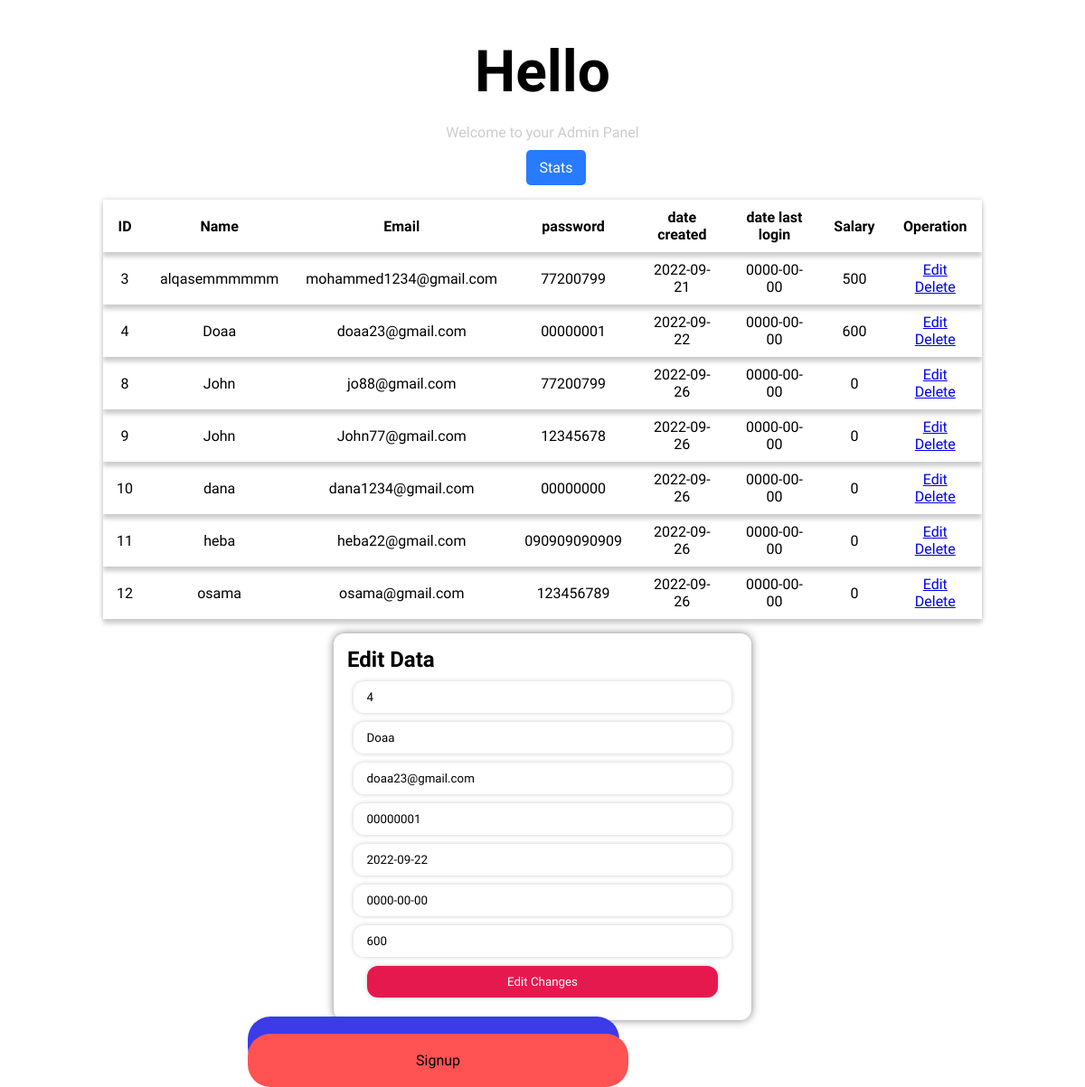
Screenshot of /main/index.php?edit=4 with the database file from the repository.
### tables this page shows
CREATE TABLE `user` (
  `id` int(50) NOT NULL,
  `firstname` varchar(100) NOT NULL,
  `middlename` varchar(100) NOT NULL,
  `lastname` varchar(100) NOT NULL,
  `familyname` varchar(100) NOT NULL,
  `email` varchar(100) NOT NULL,
  `password` varchar(100) NOT NULL,
  `phone` bigint(100) NOT NULL,
  `dob` varchar(100) NOT NULL,
  `date_created` date NOT NULL,
  `date_lastLogged` date NOT NULL,
  `role` varchar(100) NOT NULL,
  `salary` int(100) NOT NULL
);

### main/index.php (the view, shortened to what this page needs)
<?php
    require_once("../includes/connection.php");
?>
<!DOCTYPE html>
<html lang="en">
<head>
    <link rel="stylesheet" href="../css/style.css">
</head>
<body>
    <section id="home" class="homeContainer">
        <div class="welcomeContainer">
            <div class="welcomeTitle">
                <h1>Hello <?php echo $_SESSION['username']; ?></h1>
            </div>
            <div class="welcomeSubTitle">
                <p>Welcome to your Admin Panel</p>
            </div>
            <div class="stats">
                <a href="stats.php">Stats</a>
            </div>
            <?php
                $fetchDetails = mysqli_query($conn, "SELECT * FROM user WHERE role NOT IN ('Super admin')");
            ?>
            <div class="tableContainer">
                <table>
                    <tr>
                        <th>ID</th>
                        <th>Name</th>
                        <th>Email</th>
                        <th>password</th>
                        <th>date created</th>
                        <th>date last login</th>
                        <th>Salary</th>
                        <th>Operation</th>
                    </tr>
                    <?php
                    while($data = mysqli_fetch_array($fetchDetails))
                    {
                        ?>
                        <tr>
                            <td><?php echo $data['id']; ?></td>
                            <td><?php echo $data['firstname']; ?></td>
                            <td><?php echo $data['email']; ?></td>
                            <td><?php echo $data['password']; ?></td>
                            <td><?php echo $data['date_created']; ?></td>
                            <td><?php echo $data['date_lastLogged']; ?></td>
                            <td><?php echo $data['salary']; ?></td>
                            <td>
                                <a href="<?php echo 'index.php?edit='. $data['id']; ?>">Edit</a>
                                <a href="<?php echo 'index.php?delete='. $data['id']; ?>">Delete</a>
                            </td>
                        </tr>
                        <?php
                    }
                    ?>
                </table>
            </div>
            <?php
                if(isset($_GET['edit']))
                {
                    $editId = $_GET['edit'];
                    $dataToEdit = mysqli_query($conn, "SELECT * FROM user WHERE id = '$editId'");
                    $toEditData = mysqli_fetch_array($dataToEdit);
                    ?>
                    <form class="editForm" action="../pages/edit-validate.php" method="GET">
                        <h1>Edit Data</h1>
                        <input type="text" name="editId" value="<?php echo $editId; ?>" readonly>
                        <input type="text" name="nameEdit" value="<?php echo $toEditData['firstname']; ?>">
                        <input type="text" name="emailEdit" value="<?php echo $toEditData['email']; ?>">
                        <input type="text" name="passEdit" value="<?php echo $toEditData['password']; ?>">
                        <input type="text" name="dateCreatedEdit" value="<?php echo $toEditData['date_created']; ?>" readonly>
                        <input type="text" name="lastLoggedEdit" value="<?php echo $toEditData['date_lastLogged']; ?>" readonly>
                        <input type="text" name="salaryEdit" value="<?php echo $toEditData['salary']; ?>">
                        <input type="submit" value="Edit Changes" />
                    </form>
                    <?php
                }
            ?>
            <div class="welcomeBtns">
                <div class="btns">
                    <?php if(isset($_SESSION['login'])): ?>
                        <a style="margin: 0 0 0 180px; position: relative; top: 100px;" class="login" href="../pages/logout.php">Logout</a>
                    <?php else: ?>
                        <a class="login" href="../pages/login.php">Login</a>
                        <a class="signup" href="../pages/signup.php">Signup</a>
                    <?php endif; ?>
                </div>
            </div>
        </div>
    </section>
</body>
</html>

### css/style.css (style rules this page uses)
* { margin: 0; padding: 0; font-family: 'K2D', sans-serif; }
#home { width: 100%; height: 90vh; }
.welcomeContainer { width: 90%; margin: 2rem auto; height: 95vh; }
.welcomeTitle { padding: 10px 15px; }
.welcomeTitle h1 { text-align: center; font-size: 4em; }
.welcomeSubTitle { padding: 10px 15px; }
.welcomeSubTitle p { text-align: center; color: #ccc; }
.welcomeBtns { width: 90%; margin: 1rem auto; }
.welcomeBtns a { text-decoration: none; padding: 20px 186px; border-radius: 25px; color: #000; }
.welcomeBtns .btns { width: 80%; margin: 0 0 0 10rem; }
.welcomeBtns .login { background: #3b3be8; color: #fff; transition: 350ms ease-in-out; }
.welcomeBtns .signup { background: #ff5252; transition: 350ms ease-in-out; }
table { width: 90%; margin: 1rem auto; box-shadow: 0 0 5px #ccc; border-collapse: collapse; }
table th, table td { text-align: center; padding: 10px 15px; }
table tr { box-shadow: 0 5px 5px #ccc; }
.editForm { width: 40%; padding: 15px; border-radius: 12px; box-shadow: 0 0 10px rgba(0,0,0,0.5); margin: 0 auto; }
.editForm input { display: block; padding: 10px 15px; width: 90%; margin: 10px auto; border: none; background: none; background: rgba(255, 255, 255, 0.7); border-radius: 12px; box-shadow: 0 0 5px #ccc; }
.editForm input[type=submit] { background: #E6194e; color: #fff; transition: 350ms ease-in-out; }
.stats { width: 100%; padding: 10px 15px; text-align: center; }
.stats a { text-decoration: none; text-align: center; color: #fff; padding: 10px 15px; background: #287bff; border-radius: 5px; }

### rows the page displays
user: id "3", firstname "alqasemmmmmm", email "mohammed1234@gmail.com", password "77200799", date_created "2022-09-21", date_lastLogged "0000-00-00", salary "500"
user: id "4", firstname "Doaa", email "doaa23@gmail.com", password "00000001", date_created "2022-09-22", date_lastLogged "0000-00-00", salary "600", nameEdit "Doaa", emailEdit "doaa23@gmail.com", passEdit "00000001", dateCreatedEdit "2022-09-22", lastLoggedEdit "0000-00-00", salaryEdit "600"
user: id "8", firstname "John", email "jo88@gmail.com", password "77200799", date_created "2022-09-26", date_lastLogged "0000-00-00", salary "0"
user: id "9", firstname "John", email "John77@gmail.com", password "12345678", date_created "2022-09-26", date_lastLogged "0000-00-00", salary "0"
user: id "10", firstname "dana", email "dana1234@gmail.com", password "00000000", date_created "2022-09-26", date_lastLogged "0000-00-00", salary "0"
user: id "11", firstname "heba", email "heba22@gmail.com", password "090909090909", date_created "2022-09-26", date_lastLogged "0000-00-00", salary "0"
user: id "12", firstname "osama", email "osama@gmail.com", password "123456789", date_created "2022-09-26", date_lastLogged "0000-00-00", salary "0"
